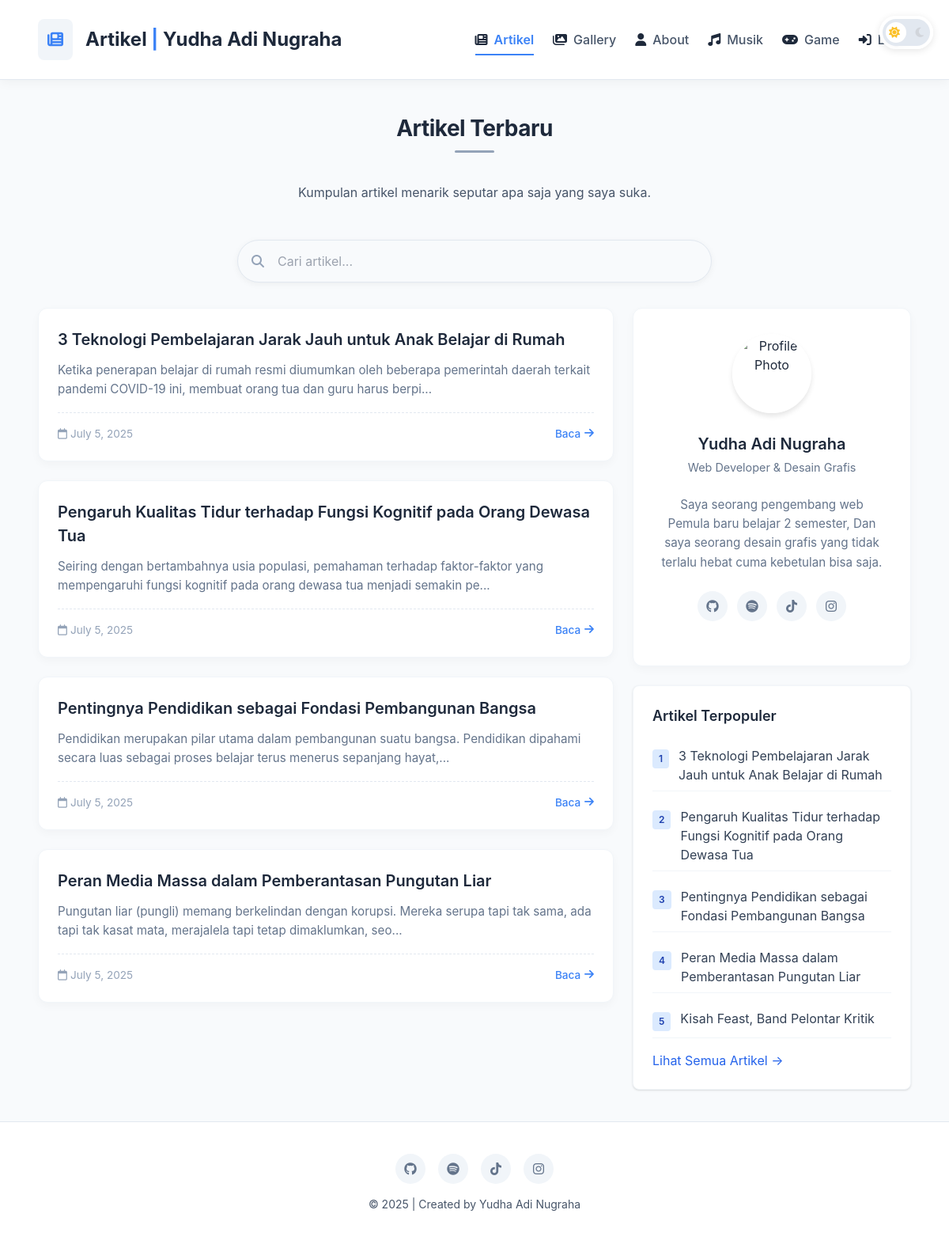
The page / on the database its author committed.
### tables this page shows
CREATE TABLE `tbl_artikel` (
  `id_artikel` int(5) NOT NULL,
  `nama_artikel` text NOT NULL,
  `isi_artikel` text NOT NULL,
  `gambar_artikel` varchar(255) DEFAULT NULL
);

### index.php (the view, shortened to what this page needs)
<?php include "koneksi.php"; ?>
<!DOCTYPE html>
<html lang="en">
<head>
  <script src="https://cdn.tailwindcss.com"></script>
  <link rel="stylesheet" href="https://cdnjs.cloudflare.com/ajax/libs/font-awesome/6.4.0/css/all.min.css">
</head>
<body class="text-slate-800 dark:text-slate-200 transition-colors">
  <div class="dark-mode-toggle-container">
    <label class="toggle-switch">
      <span class="slider">
        <i class="fas fa-sun"></i>
        <i class="fas fa-moon"></i>
      </span>
    </label>
  </div>
  <header class="minimalist-header">
    <div class="max-w-6xl mx-auto px-6 flex flex-col md:flex-row md:items-center md:justify-between">
      <div class="flex items-center justify-center md:justify-start">
        <div class="bg-slate-100 dark:bg-slate-700 p-3 rounded-lg mr-4">
          <i class="fas fa-newspaper text-blue-500 text-xl animate-float"></i>
        </div>
        <h1 class="text-2xl font-bold text-slate-800 dark:text-slate-100">Artikel <span class="text-blue-500">|</span> Yudha Adi Nugraha</h1>
      </div>
      <nav class="minimalist-nav mt-4 md:mt-0">
        <ul class="flex flex-wrap justify-center space-x-6 font-medium">
          <li class="px-3 py-1 rounded transition-colors active"><i class="fas fa-newspaper mr-2"></i><a href="index.php" class="text-blue-500 font-medium">Artikel</a></li>
          <li class="px-3 py-1 rounded transition-colors"><i class="fas fa-images mr-2"></i><a href="gallery.php" class="text-slate-600 dark:text-slate-300 hover:text-slate-900 dark:hover:text-white">Gallery</a></li>
          <li class="px-3 py-1 rounded transition-colors"><i class="fas fa-user mr-2"></i><a href="about.php" class="text-slate-600 dark:text-slate-300 hover:text-slate-900 dark:hover:text-white">About</a></li>
          <li class="px-3 py-1 rounded transition-colors"><i class="fas fa-music mr-2"></i><a href="musik.php" class="text-slate-600 dark:text-slate-300 hover:text-slate-900 dark:hover:text-white">Musik</a></li>
           <li class="px-3 py-1 rounded transition-colors"><i class="fas fa-gamepad mr-2"></i><a href="game.php" class="text-slate-600 dark:text-slate-300 hover:text-slate-900 dark:hover:text-white">Game</a></li>
          <li class="px-3 py-1 rounded transition-colors"><i class="fas fa-sign-in-alt mr-2"></i><a href="admin/login.php" class="text-slate-600 dark:text-slate-300 hover:text-slate-900 dark:hover:text-white">Login</a></li>
        </ul>
      </nav>
    </div>
  </header>
  <main class="max-w-6xl mx-auto px-6 py-10">
    <div class="text-center mb-12">
      <h2 class="section-title">Artikel Terbaru</h2>
      <p class="text-slate-600 dark:text-slate-400 max-w-2xl mx-auto mt-4">
        Kumpulan artikel menarik seputar apa saja yang saya suka.
      </p>
    </div>
    <form method="GET" action="index.php" class="search-container">
      <i class="fas fa-search search-icon"></i>
      <input
        type="text"
        name="q"
        placeholder="Cari artikel..."
        value="<?php echo isset($_GET['q']) ? htmlspecialchars($_GET['q']) : ''; ?>"
      >
    </form>
    <div class="grid grid-cols-1 md:grid-cols-3 gap-6">
      <div class="md:col-span-2">
        <div class="grid grid-cols-1 gap-6">
          <?php
          if (isset($_GET['id_artikel'])) {
            $id_artikel = $_GET['id_artikel'];
            $sql = "SELECT * FROM tbl_artikel WHERE id_artikel = ?";
            $stmt = mysqli_prepare($db, $sql);
            mysqli_stmt_bind_param($stmt, "i", $id_artikel);
            mysqli_stmt_execute($stmt);
            $query = mysqli_stmt_get_result($stmt);
            if (mysqli_num_rows($query) > 0) {
              $data = mysqli_fetch_array($query);
              echo "<div class='article-card'>";
              echo "<div class='article-content'>";
              echo "<h3 class='article-title'>" . htmlspecialchars($data['nama_artikel']) . "</h3>";
              echo "<div class='article-excerpt'>" . nl2br(htmlspecialchars($data['isi_artikel'])) . "</div>";
              echo "<div class='article-meta'>";
              echo "<span><i class='far fa-calendar mr-1'></i>" . date('F j, Y') . "</span>";
              echo "<a href='index.php' class='read-more'>Kembali <i class='fas fa-arrow-right'></i></a>";
              echo "</div>";
              echo "</div>";
              echo "</div>";
            } else {
              echo '<div class="empty-state">';
              echo '<i class="fas fa-file-alt"></i>';
              echo '<p class="text-slate-600 dark:text-slate-400 text-xl">Artikel tidak ditemukan</p>';
              echo '</div>';
            }
          } else {
            $search_query = isset($_GET['q']) ? trim($_GET['q']) : '';
            $sql = "SELECT * FROM tbl_artikel";
            if (!empty($search_query)) {
              $sql .= " WHERE nama_artikel LIKE ? OR isi_artikel LIKE ?";
              $sql .= " ORDER BY id_artikel DESC";
              $stmt = mysqli_prepare($db, $sql);
              $search_term = "%$search_query%";
              mysqli_stmt_bind_param($stmt, "ss", $search_term, $search_term);
              mysqli_stmt_execute($stmt);
              $query = mysqli_stmt_get_result($stmt);
            } else {
              $sql .= " ORDER BY id_artikel DESC LIMIT 4";
              $query = mysqli_query($db, $sql);
            }
            if (mysqli_num_rows($query) > 0) {
              while ($data = mysqli_fetch_array($query)) {
                $preview = strlen($data['isi_artikel']) > 150 ? substr($data['isi_artikel'], 0, 150) . '...' : $data['isi_artikel'];
                echo "<div class='article-card'>";
                echo "<div class='article-content'>";
                echo "<h3 class='article-title'>";
                echo "<a href='index.php?id_artikel=".$data['id_artikel']."'>" . htmlspecialchars($data['nama_artikel']) . "</a>";
                echo "</h3>";
                echo "<div class='article-excerpt'>" . htmlspecialchars($preview) . "</div>";
                echo "<div class='article-meta'>";
                echo "<span><i class='far fa-calendar mr-1'></i>" . date('F j, Y') . "</span>";
                echo "<a href='index.php?id_artikel=".$data['id_artikel']."' class='read-more'>Baca <i class='fas fa-arrow-right'></i></a>";
                echo "</div>";
                echo "</div>";
                echo "</div>";
              }
            }
          }
          ?>
        </div>
      </div>
      <aside class="space-y-6">
        <div class="profile-card">
          <img
            id="profile-image"
            src="images/IMG-20250705-WA0002.jpg"
            alt="Profile Photo"
            class="profile-image"
          >
          <h3 class="profile-name">Yudha Adi Nugraha</h3>
          <p class="profile-title">Web Developer & Desain Grafis</p>
          <p class="profile-bio">
            Saya seorang pengembang web Pemula baru belajar 2 semester, Dan saya seorang desain grafis yang tidak terlalu hebat cuma kebetulan bisa saja.
          </p>
          <div class="social-icons">
            <a href="https://github.com/dhayudd13" class="social-link"><i class="fab fa-github"></i></a>
            <a href="https://open.spotify.com/playlist/7IUgcan70phV40T0UyLjwC?si=8e6757f5312a4f36" class="social-link"><i class="fab fa-spotify"></i></a>
            <a href="https://www.tiktok.com/@yukeisuk3?lang=id-ID" class="social-link"><i class="fab fa-tiktok"></i></a>
            <a href="https://www.instagram.com/saint1vlyd/" class="social-link"><i class="fab fa-instagram"></i></a>
          </div>
        </div>
        <div class="bg-white dark:bg-slate-800 p-6 rounded-lg shadow transition-colors border border-slate-100 dark:border-slate-700">
          <h3 class="text-lg font-semibold mb-4 text-slate-800 dark:text-slate-200">Artikel Terpopuler</h3>
          <ul class="space-y-3">
            <?php
            $sql = "SELECT * FROM tbl_artikel ORDER BY id_artikel DESC LIMIT 5";
            $query = mysqli_query($db, $sql);
            $article_count = 0;
            while ($data = mysqli_fetch_array($query)) {
              $article_count++;
              echo "<li class='flex items-start py-2 border-b border-slate-100 dark:border-slate-700'>";
              echo "<span class='bg-blue-100 dark:bg-blue-900 text-blue-800 dark:text-blue-200 text-xs font-semibold px-2 py-1 rounded mr-3 mt-1'>$article_count</span>";
              echo "<a href='index.php?id_artikel=".$data['id_artikel']."' class='text-slate-700 dark:text-slate-300 hover:text-blue-600 dark:hover:text-blue-400 transition-colors'>" . htmlspecialchars($data['nama_artikel']) . "</a>";
              echo "</li>";
            }
            ?>
          </ul>
          <a href="index.php" class="inline-block mt-4 text-blue-600 dark:text-blue-400 hover:underline">Lihat Semua Artikel →</a>
        </div>
      </aside>
    </div>
  </main>
  <footer class="minimalist-footer py-10">
    <div class="max-w-6xl mx-auto px-6">
      <div class="flex flex-col items-center">
        <div class="flex space-x-4 mb-4">
         <a href="https://github.com/dhayudd13" class="social-link"><i class="fab fa-github"></i></a>
            <a href="https://open.spotify.com/playlist/7IUgcan70phV40T0UyLjwC?si=8e6757f5312a4f36" class="social-link"><i class="fab fa-spotify"></i></a>
            <a href="https://www.tiktok.com/@yukeisuk3?lang=id-ID" class="social-link"><i class="fab fa-tiktok"></i></a>
            <a href="https://www.instagram.com/saint1vlyd/" class="social-link"><i class="fab fa-instagram"></i></a>
        </div>
        <p class="text-slate-600 dark:text-slate-400 text-sm">&copy; <?php echo date('Y'); ?> | Created by Yudha Adi Nugraha</p>
      </div>
    </div>
  </footer>
</body>
</html>

### rows shown on the page
tbl_artikel: nama_artikel "3 Teknologi Pembelajaran Jarak Jauh untuk Anak Belajar di Rumah", isi_artikel "Ketika penerapan belajar di rumah resmi diumumkan oleh beberapa pemerintah daerah terkait pandemi COVID-19 ini, membuat orang tua dan guru harus berpi..."
tbl_artikel: nama_artikel "Pengaruh Kualitas Tidur terhadap Fungsi Kognitif pada Orang Dewasa Tua", isi_artikel "Seiring dengan bertambahnya usia populasi, pemahaman terhadap faktor-faktor yang mempengaruhi fungsi kognitif pada orang dewasa tua menjadi semakin pe..."
tbl_artikel: nama_artikel "Pentingnya Pendidikan sebagai Fondasi Pembangunan Bangsa", isi_artikel "Pendidikan merupakan pilar utama dalam pembangunan suatu bangsa. Pendidikan dipahami secara luas sebagai proses belajar terus menerus sepanjang hayat,..."
tbl_artikel: nama_artikel "Peran Media Massa dalam Pemberantasan Pungutan Liar", isi_artikel "Pungutan liar (pungli) memang berkelindan dengan korupsi. Mereka serupa tapi tak sama, ada tapi tak kasat mata, merajalela tapi tetap dimaklumkan, seo..."
tbl_artikel: nama_artikel "Kisah Feast, Band Pelontar Kritik"
